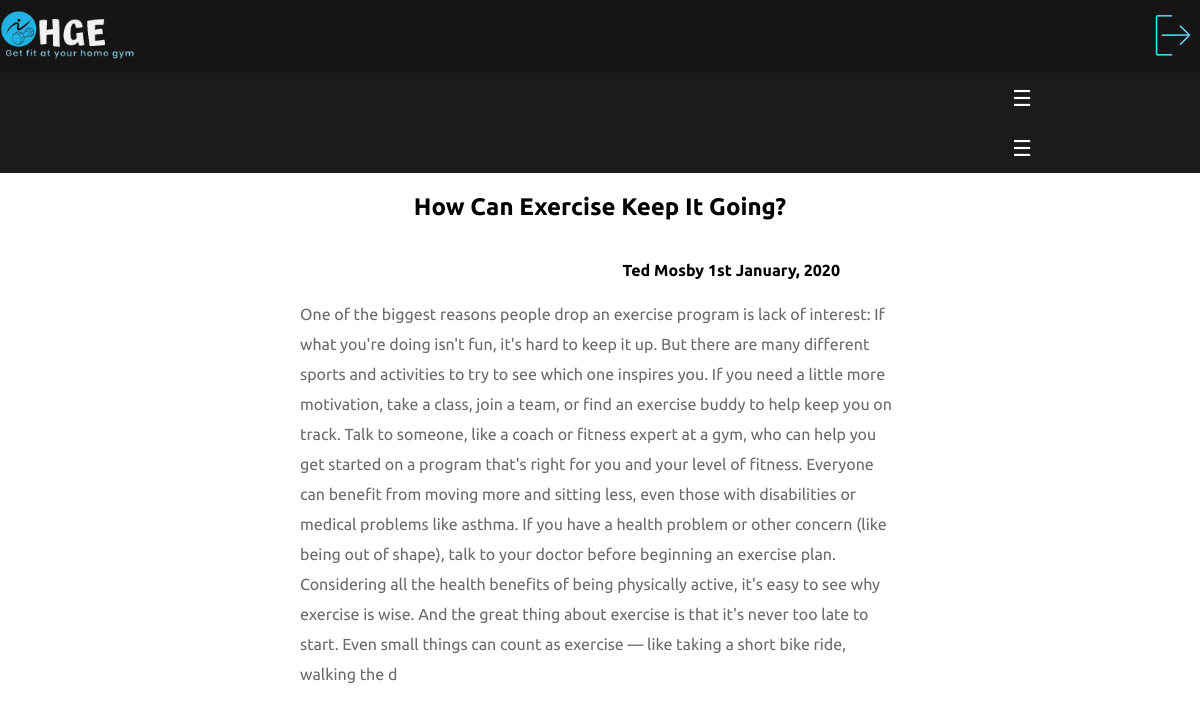
Page /blog.php?blog-id=5 (signed in) on the committed database.
### tables this page shows
CREATE TABLE `blog` (
  `id` int(11) NOT NULL,
  `title` varchar(200) NOT NULL,
  `details` varchar(1000) NOT NULL,
  `author` varchar(20) NOT NULL,
  `publish` varchar(40) DEFAULT NULL,
  `image_path` varchar(200) NOT NULL
);

### blog.php (the view, shortened to what this page needs)
<?php
 include "config.php";
 include "navbar.php";
?>
<!DOCTYPE html>
<html lang="en">
<head>
    <link rel="stylesheet" href="css/style.css">
</head>
<body>
    <section class="container v-blog">
    <?php
                    $blog_id = $_GET['blog-id'];
                    $sql = "SELECT * FROM blog WHERE `id` ='$blog_id' ";
                    $res = mysqli_query($conn,  $sql);
                    if (mysqli_num_rows($res) > 0) {
                        while ($blog = mysqli_fetch_assoc($res)) { ?>
                        <div class="b-title">
                            <h2><?php echo $blog['title']  ?></a></h2>
                        </div>
                        <div class="b-author">
                            <h4><?php echo $blog['author']  ?> <span><?php echo $blog['publish']  ?></span></h4>
                        </div>
                        <div class="b-detail">
                            <p><?php echo $blog['details']  ?></p>
                        </div>
                    <?php } }?>
    </section>
</body>
</html>

### css/style.css (style rules this page uses)
* { box-sizing: border-box; -webkit-box-sizing: border-box; -moz-box-sizing: border-box; scroll-behavior: smooth; margin: 0; padding: 0; box-sizing: border-box; }
body { font-family: 'Oswald', sans-serif; font-family: 'Ubuntu', sans-serif; -webkit-font-smoothing: antialiased; }
.container { margin: 5% 14%; }
.v-blog h2 { text-align: center; margin: 20px 0; }
.v-blog { width: 50%; margin: 0 auto; }
.v-blog h4 { width: 80%; text-align: right; margin: 20px auto; }
.v-blog p { color: rgb(106, 106, 106); line-height: 30px; text-justify: distribute-all-lines; }

### rows in the picture
blog: title "How Can Exercise Keep It Going?", author "Ted Mosby", publish "1st January, 2020", details "One of the biggest reasons people drop an exercise program is lack of interest: If what you're doing isn't fun, it's hard to keep it up. But there are many different sports and activities to try to see which one inspires you. If you need a little more motivation, take a class, join a team, or find an exercise buddy to help keep you on track. Talk to someone, like a coach or fitness expert at a gym, who can help you get started on a program that's right for you and your level of fitness. Everyone can benefit from moving more and sitting less, even those with disabilities or medical problems like asthma. If you have a health problem or other concern (like being out of shape), talk to your…"
